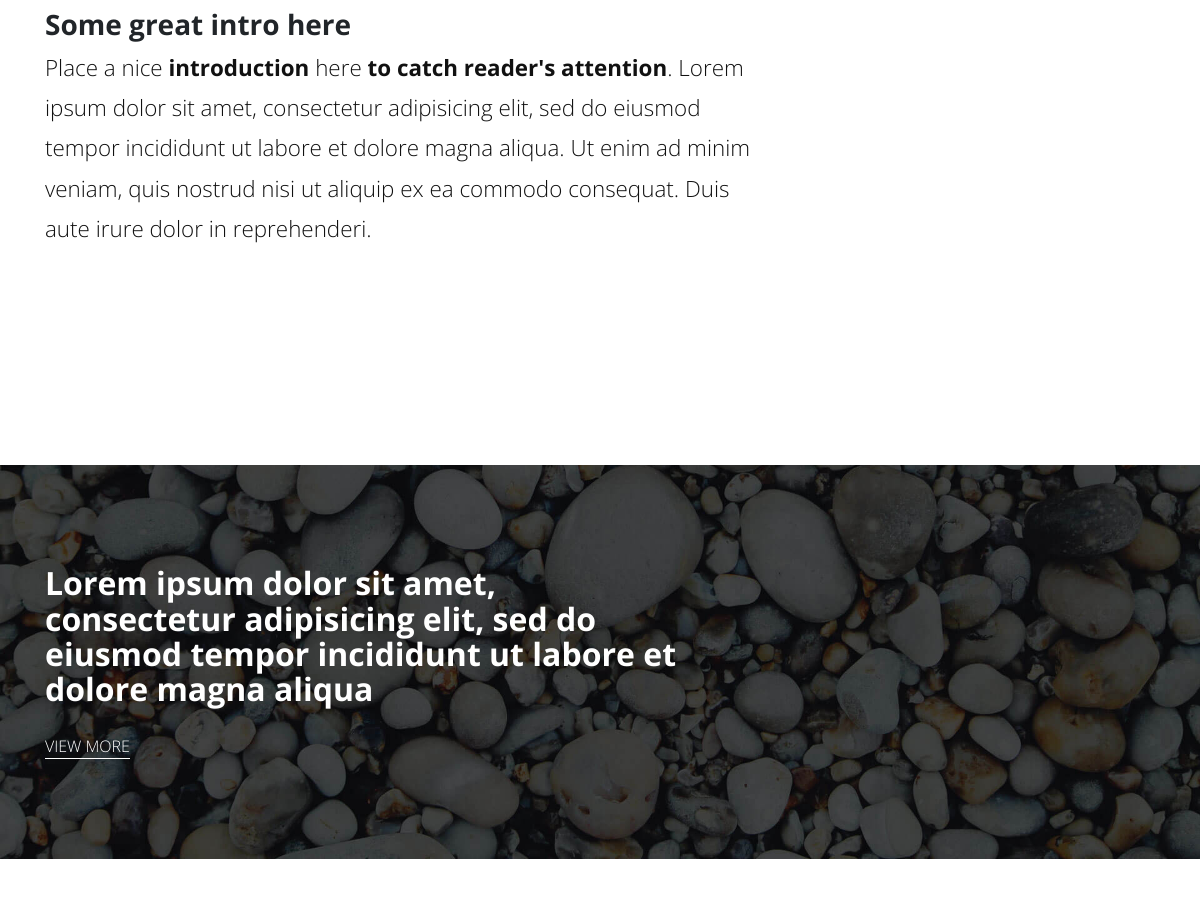
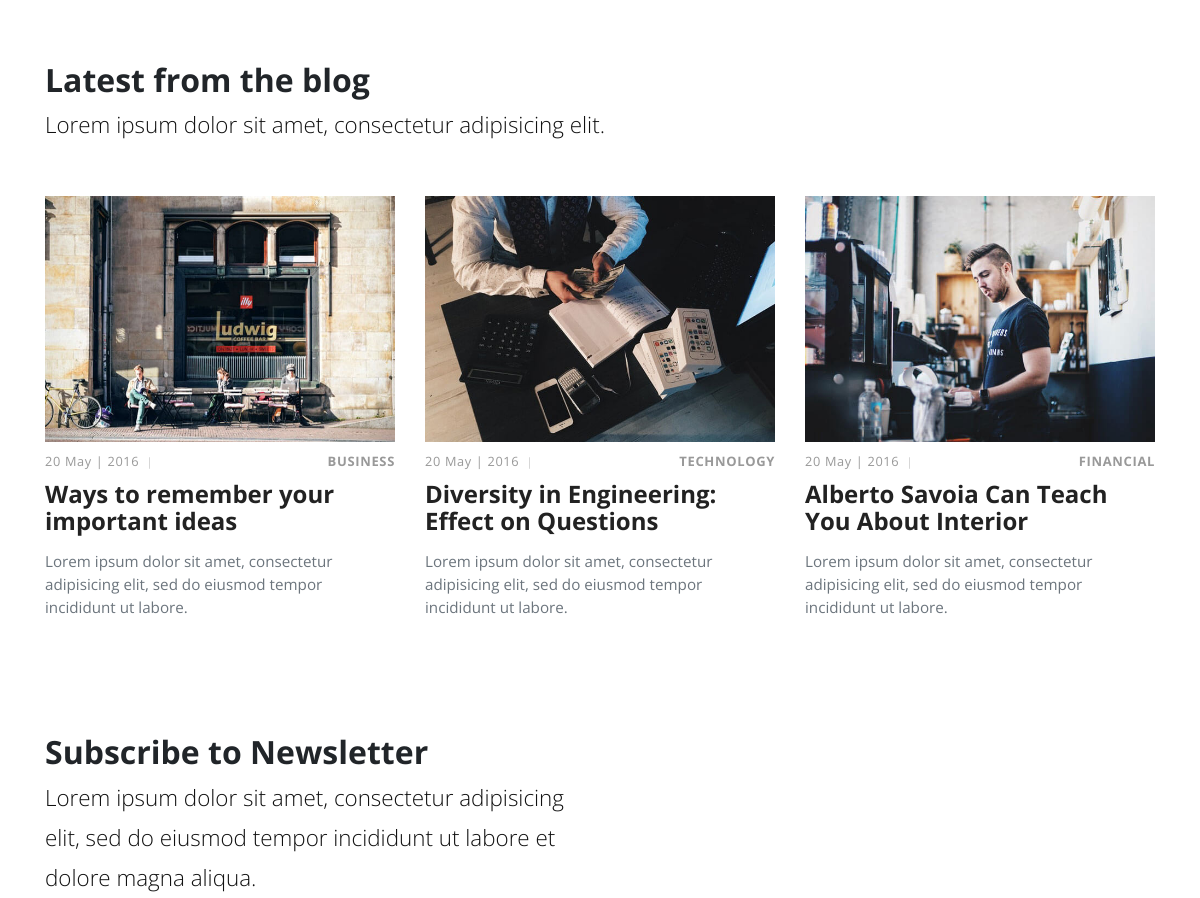
Before: / (middle part) with the older database file (2 pictures, top to bottom).
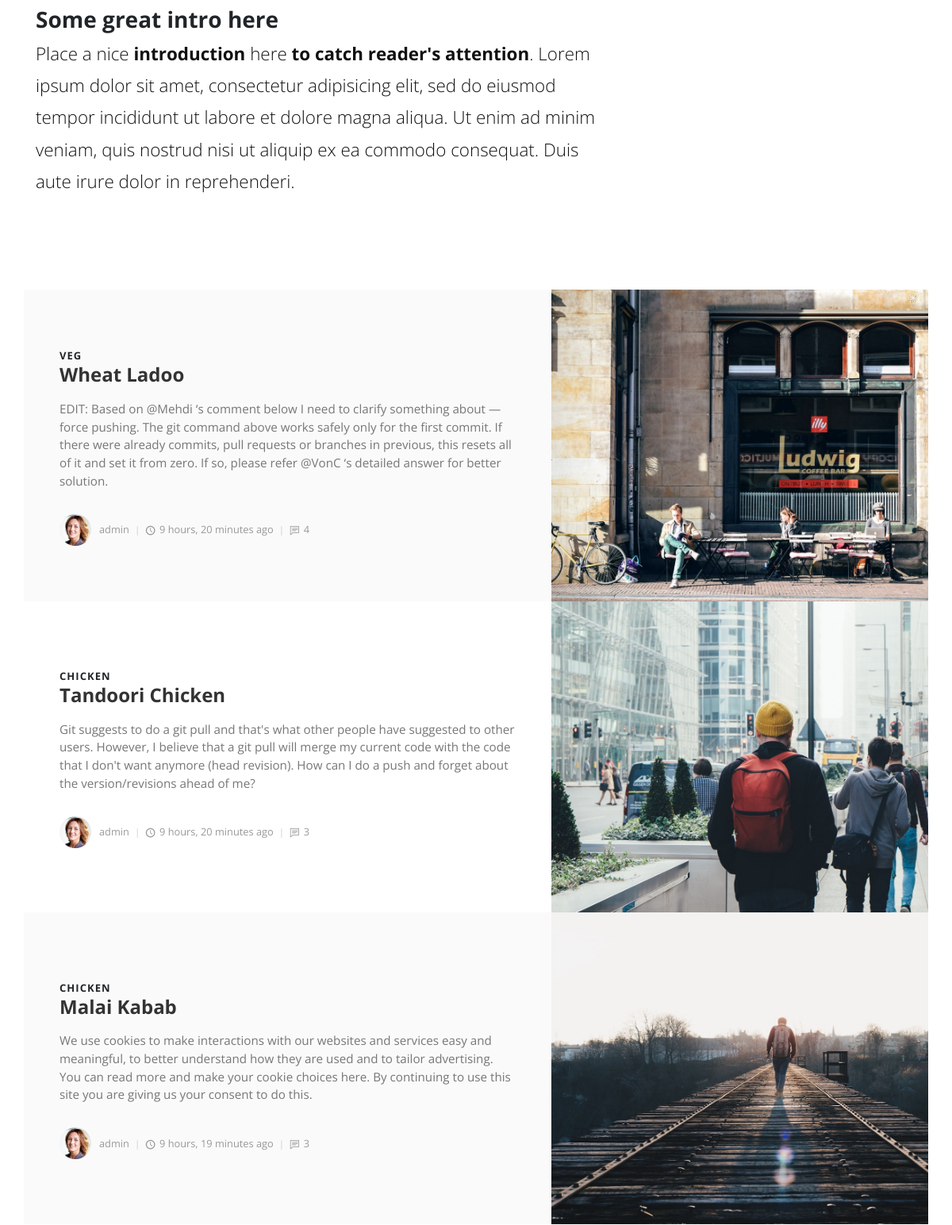
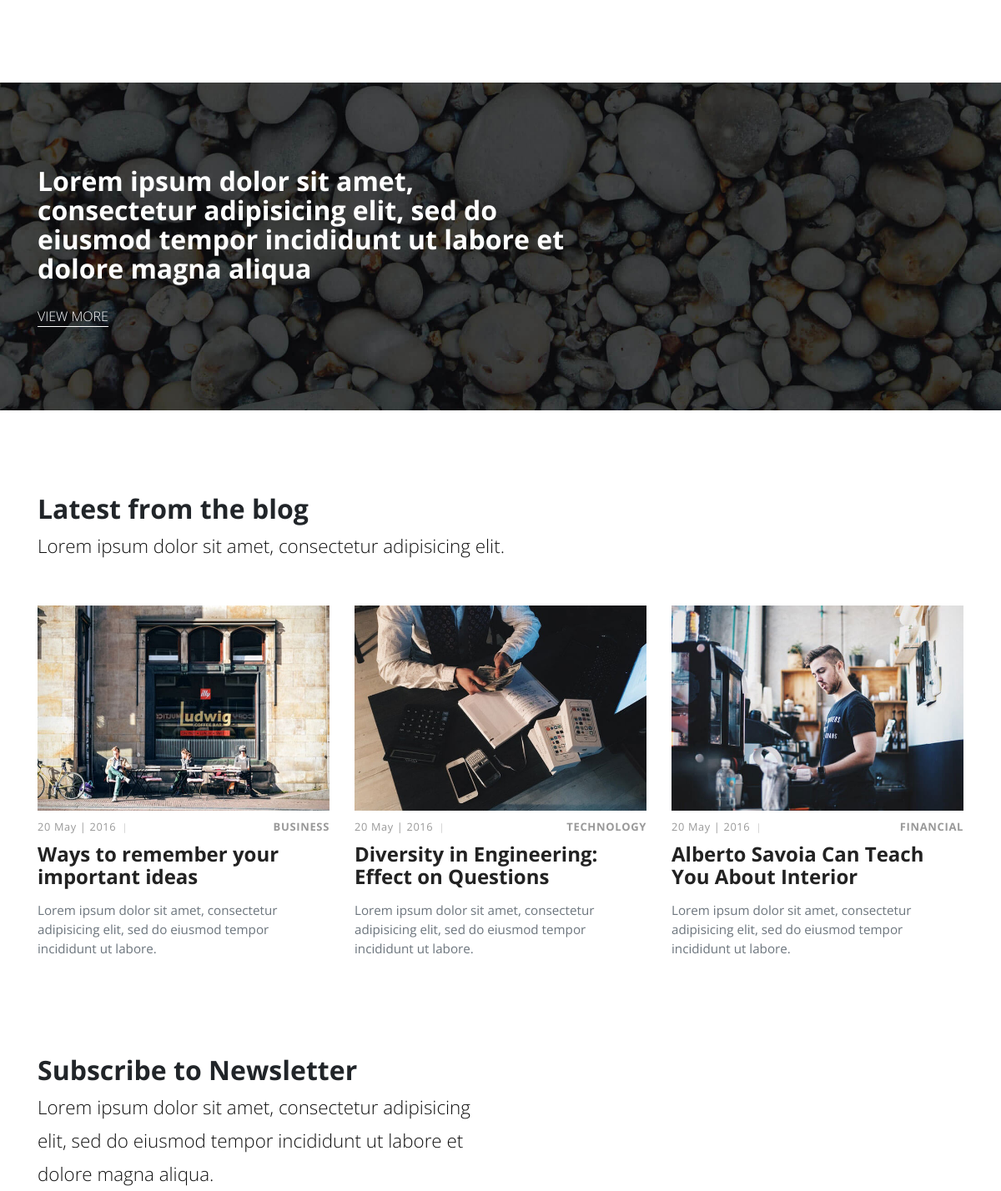
After: the same page with the newer database file (2 pictures, top to bottom).
### posts/models.py (models this page shows, shortened)
class Category(models.Model):
    title = models.CharField(max_length=20)
    def __str__(self):
        return self.title

class Post(models.Model):
    title = models.CharField(max_length=100)
    overview = models.TextField()
    timestamp = models.DateTimeField(auto_now_add=True)
    comment_count = models.IntegerField(default=0)
    author = models.ForeignKey(Author, on_delete=models.CASCADE)
    thumbnail = models.ImageField()
    categories = models.ManyToManyField(Category)
    featured = models.BooleanField()

class Author(models.Model):
    user = models.OneToOneField(User, on_delete = models.CASCADE)
    profile_picture = models.ImageField()
    def __str__(self):
        return self.user.username

### posts/views.py (the view)
# urls.py: path('', index),
def index(request):
    queryset = Post.objects.filter(featured=True)
    context = {
        'object_list': queryset
    }
    return render(request, 'index.html', context)

### templates/index.html (shortened to what this page needs)
{% extends 'base.html' %}
{% load static %}
{% block content %}
    <section class="intro">
      <div class="container">
        <div class="row">
          <div class="col-lg-8">
            <h2 class="h3">Some great intro here</h2>
            <p class="text-big">Place a nice <strong>introduction</strong> here <strong>to catch reader's attention</strong>. Lorem ipsum dolor sit amet, consectetur adipisicing elit, sed do eiusmod tempor incididunt ut labore et dolore magna aliqua. Ut enim ad minim veniam, quis nostrud nisi ut aliquip ex ea commodo consequat. Duis aute irure dolor in reprehenderi.</p>
          </div>
        </div>
      </div>
    </section>
    <section class="featured-posts no-padding-top">
      <div class="container">
        {% for obj in object_list %}
        <div class="row d-flex align-items-stretch">
          <div class="text col-lg-7">
            <div class="text-inner d-flex align-items-center">
              <div class="content">
                <header class="post-header">
                  <div class="category">
                    {% for cat in obj.categories.all %}
                    <a href="#">{{ cat }}</a>
                    {% endfor %}
                  </div><a href="post.html">
                    <h2 class="h4">{{ obj.title }}</h2></a>
                </header>
                <p>{{ obj.overview }}</p>
                <footer class="post-footer d-flex align-items-center"><a href="#" class="author d-flex align-items-center flex-wrap">
                    <div class="avatar"><img src="{{ obj.author.profile_picture.url }}" alt="..." class="img-fluid"></div>
                    <div class="title"><span>{{ obj.author }}</span></div></a>
                  <div class="date"><i class="icon-clock"></i>{{ obj.timestamp|timesince }} ago</div>
                  <div class="comments"><i class="icon-comment"></i>{{ obj.comment_count }}</div>
                </footer>
              </div>
            </div>
          </div>
          <div class="image col-lg-5"><img src="{{ obj.thumbnail.url }}" alt="..."></div>
        </div>
        {% endfor %}
      </div>
    </section>
    <section style="background: url({% static 'img/divider-bg.jpg' %}); background-size: cover; background-position: center bottom" class="divider">
      <div class="container">
        <div class="row">
          <div class="col-md-7">
            <h2>Lorem ipsum dolor sit amet, consectetur adipisicing elit, sed do eiusmod tempor incididunt ut labore et dolore magna aliqua</h2><a href="#" class="hero-link">View More</a>
          </div>
        </div>
      </div>
    </section>
    <section class="latest-posts">
      <div class="container">
        <header>
          <h2>Latest from the blog</h2>
          <p class="text-big">Lorem ipsum dolor sit amet, consectetur adipisicing elit.</p>
        </header>
        <div class="row">
          <div class="post col-md-4">
            <div class="post-thumbnail"><a href="post.html"><img src="{% static 'img/blog-1.jpg' %}" alt="..." class="img-fluid"></a></div>
            <div class="post-details">
              <div class="post-meta d-flex justify-content-between">
                <div class="date">20 May | 2016</div>
                <div class="category"><a href="#">Business</a></div>
              </div><a href="post.html">
                <h3 class="h4">Ways to remember your important ideas</h3></a>
              <p class="text-muted">Lorem ipsum dolor sit amet, consectetur adipisicing elit, sed do eiusmod tempor incididunt ut labore.</p>
            </div>
          </div>
          <div class="post col-md-4">
            <div class="post-thumbnail"><a href="post.html"><img src="{% static 'img/blog-2.jpg' %}" alt="..." class="img-fluid"></a></div>
            <div class="post-details">
              <div class="post-meta d-flex justify-content-between">
                <div class="date">20 May | 2016</div>
                <div class="category"><a href="#">Technology</a></div>
              </div><a href="post.html">
                <h3 class="h4">Diversity in Engineering: Effect on Questions</h3></a>
              <p class="text-muted">Lorem ipsum dolor sit amet, consectetur adipisicing elit, sed do eiusmod tempor incididunt ut labore.</p>
            </div>
          </div>
          <div class="post col-md-4">
            <div class="post-thumbnail"><a href="post.html"><img src="{% static 'img/blog-3.jpg' %}" alt="..." class="img-fluid"></a></div>
            <div class="post-details">
              <div class="post-meta d-flex justify-content-between">
                <div class="date">20 May | 2016</div>
                <div class="category"><a href="#">Financial</a></div>
              </div><a href="post.html">
                <h3 class="h4">Alberto Savoia Can Teach You About Interior</h3></a>
              <p class="text-muted">Lorem ipsum dolor sit amet, consectetur adipisicing elit, sed do eiusmod tempor incididunt ut labore.</p>
            </div>
          </div>
        </div>
      </div>
    </section>
    <section class="newsletter no-padding-top">
      <div class="container">
        <div class="row">
          <div class="col-md-6">
            <h2>Subscribe to Newsletter</h2>
            <p class="text-big">Lorem ipsum dolor sit amet, consectetur adipisicing elit, sed do eiusmod tempor incididunt ut labore et dolore magna aliqua.</p>
          </div>
        </div>
      </div>
    </section>
{% endblock content %}

### templates/base.html (shortened to what this page needs)
<!DOCTYPE html>
<html>
{% include "head.html" %}
<body>
    {% block content %}
    {% endblock content %}
</body>
</html>

### templates/head.html (shortened to what this page needs)
{% load static %}
<head>
    <link rel="stylesheet" href="{% static 'vendor/bootstrap/css/bootstrap.min.css' %}">
    <link rel="stylesheet" href="{% static 'vendor/font-awesome/css/font-awesome.min.css' %}">
    <link rel="stylesheet" href="{% static 'css/fontastic.css' %}">
    <link rel="stylesheet" href="{% static 'vendor/@fancyapps/fancybox/jquery.fancybox.min.css' %}">
    <link rel="stylesheet" href="{% static 'css/style.default.css' %}" id="theme-stylesheet">
    <link rel="stylesheet" href="{% static 'css/custom.css' %}">
</head>

### templates/footer.html (shortened to what this page needs)
{% load static %}

### templates/scripts.html (shortened to what this page needs)
{% load static %}

### static_in_env/css/style.default.css (style rules this page uses)
body { overflow-x: hidden; }
strong { font-weight: 700; }
a, i, span { display: inline-block; text-decoration: none; -webkit-transition: all 0.3s; transition: all 0.3s; }
section { padding: 100px 0; overflow-x: hidden; }
.category a { color: #999; letter-spacing: 0.08em; font-weight: 700; text-transform: uppercase; text-decoration: none; font-size: 13px; }
.category a::after { content: ','; color: #ddd; display: inline-block; margin-right: 5px; }
.category a:last-of-type::after { display: none; }
i[class*="icon-"] { -webkit-transform: translateY(3px); transform: translateY(3px); }
.no-padding-top { padding-top: 0 !important; }
h1, h2, h3, h4, h5, h6 { margin-bottom: 15px; }
.text-big { font-size: 1.4em; font-weight: 300; line-height: 1.8em; color: #111; }
a.hero-link { color: inherit !important; text-transform: uppercase; font-size: 1em; text-decoration: none !important; margin-top: 20px; font-weight: 300; }
a.hero-link::after { content: ''; width: 100%; height: 1px; display: block; background: #fff; -webkit-transition: all 0.3s; transition: all 0.3s; }
section.featured-posts .row:nth-of-type(odd) .text { background: #fafafa; }
section.featured-posts .row:last-of-type { margin-bottom: 0; }
section.featured-posts p { font-weight: 400; color: #777; font-size: 0.95em; }
section.featured-posts .text-inner { padding: 70px 30px; height: 100%; -webkit-transition: all 0.3s; transition: all 0.3s; }
section.featured-posts a { color: inherit; text-decoration: none; }
section.featured-posts h2 { line-height: 1.1em; color: #333; -webkit-transition: all 0.3s; transition: all 0.3s; }
section.featured-posts .avatar { max-width: 40px; min-width: 40px; height: 40px; overflow: hidden; border-radius: 50%; margin-right: 10px; }
section.featured-posts .title, section.featured-posts .date, section.featured-posts .comments { font-size: 0.8em; font-weight: 400; color: #999; }
section.featured-posts .title i, section.featured-posts .date i, section.featured-posts .comments i { margin-right: 5px; }
section.featured-posts .title::after, section.featured-posts .date::after, section.featured-posts .comments::after { content: '|'; display: inline-block; margin: 0 7px; font-size: 0.9em; color: #ccc; }
section.featured-posts .comments::after { display: none; }
section.featured-posts .image { max-height: 200px; width: auto; overflow: hidden; padding: 0; }
section.featured-posts .image img { height: 100%; }
section.featured-posts .post-header { margin-bottom: 10px; }
section.featured-posts .post-footer { margin-top: 30px; }
section.divider { color: #fff; }
section.latest-posts header { margin-bottom: 50px; }
.post-meta { margin: 10px 0; font-size: 0.8em; }
.post-meta .date { text-transform: uppercase; font-weight: 400; }
.post-meta .date::after { display: none; }
.post p:not(.lead) { font-weight: 400; color: #777; font-size: 0.95em; }
.post a { text-decoration: none; }
.post h3 { line-height: 1.1em; color: #222; -webkit-transition: all 0.3s; transition: all 0.3s; margin-bottom: 1rem; }
.post .category a { color: #999; letter-spacing: 0.05em; font-weight: 700; text-transform: uppercase; text-decoration: none; }
.post .date { letter-spacing: 0.05em; font-weight: 400; text-transform: uppercase; color: #aaa; }
.post .title, .post .date, .post .comments, .post .views { font-weight: 400; color: #999; text-transform: capitalize; }
.post .title::after, .post .date::after, .post .comments::after, .post .views::after { content: '|'; display: inline-block; margin: 0 7px; font-size: 0.9em; color: #ccc; }
body { font-family: "Open Sans", sans-serif; font-size: 1rem; font-weight: normal; line-height: 1.5; color: #212529; background-color: #fff; }
a { color: #999; text-decoration: none; }
h1, h2, h3, h4, h5, h6, .h1, .h2, .h3, .h4, .h5, .h6 { margin-bottom: 0.5rem; font-family: inherit; font-weight: 700; line-height: 1.1; color: inherit; }
h2, .h2 { font-size: 2rem; }
h3, .h3 { font-size: 1.75rem; }
h4, .h4 { font-size: 1.5rem; }

Changed rows visible on the page:
added Post: title "Wheat Ladoo", overview "EDIT: Based on @Mehdi ‘s comment below I need to clarify something about —force pushing. The git command above works safely only for the first commit. If there were already commits, pull requests or branches in previous, this resets all of it and set it from zero. If so, please refer @VonC ‘s detailed answer for better solution.", author.profile_picture (picture), author "admin", timestamp "9 hours, 20 minutes", comment_count "4", thumbnail (picture)
added Category: title "VEG", shown under "Wheat Ladoo"
added Post: title "Tandoori Chicken", overview "Git suggests to do a git pull and that's what other people have suggested to other users. However, I believe that a git pull will merge my current code with the code that I don't want anymore (head revision). How can I do a push and forget about the version/revisions ahead of me?", author.profile_picture (picture), author "admin", timestamp "9 hours, 20 minutes", comment_count "3", thumbnail (picture)
added Category: title "CHICKEN"
added Post: title "Malai Kabab", overview "We use cookies to make interactions with our websites and services easy and meaningful, to better understand how they are used and to tailor advertising. You can read more and make your cookie choices here. By continuing to use this site you are giving us your consent to do this.", author.profile_picture (picture), author "admin", timestamp "9 hours, 19 minutes", comment_count "3", thumbnail (picture)
